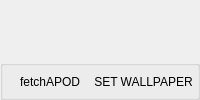
      <widget class="QWidget" name="page_fetchapod">
       <property name="layoutDirection">
        <enum>Qt::LeftToRight</enum>
       </property>
       <layout class="QVBoxLayout" name="verticalLayout">
        <property name="spacing">
         <number>0</number>
        </property>
        <property name="leftMargin">
         <number>0</number>
        </property>
        <property name="topMargin">
         <number>0</number>
        </property>
        <property name="rightMargin">
         <number>0</number>
        </property>
        <property name="bottomMargin">
         <number>0</number>
        </property>
        <item>
         <widget class="QWidget" name="fetch_scene" native="true">
          <property name="sizePolicy">
           <sizepolicy hsizetype="Preferred" vsizetype="Preferred">
            <horstretch>0</horstretch>
            <verstretch>0</verstretch>
           </sizepolicy>
          </property>
          <property name="mouseTracking">
           <bool>false</bool>
          </property>
          <property name="focusPolicy">
           <enum>Qt::StrongFocus</enum>
          </property>
          <property name="toolTipDuration">
           <number>-9999</number>
          </property>
          <property name="layoutDirection">
           <enum>Qt::LeftToRight</enum>
          </property>
          <layout class="QGridLayout" name="gridLayout_11">
           <property name="leftMargin">
            <number>0</number>
           </property>
           <property name="topMargin">
            <number>0</number>
           </property>
           <property name="rightMargin">
            <number>0</number>
           </property>
           <property name="bottomMargin">
            <number>0</number>
           </property>
           <property name="spacing">
            <number>0</number>
           </property>
           <item row="0" column="0">
            <layout class="QGridLayout" name="fetch_grid">
             <property name="spacing">
              <number>0</number>
             </property>
            </layout>
           </item>
          </layout>
         </widget>
        </item>
        <item>
         <widget class="QGroupBox" name="groupBox">
          <property name="sizePolicy">
           <sizepolicy hsizetype="Preferred" vsizetype="Preferred">
            <horstretch>0</horstretch>
            <verstretch>0</verstretch>
           </sizepolicy>
          </property>
          <property name="maximumSize">
           <size>
            <width>16777215</width>
            <height>40</height>
           </size>
          </property>
          <property name="title">
           <string notr="true"/>
          </property>
          <property name="flat">
           <bool>true</bool>
          </property>
          <layout class="QHBoxLayout" name="horizontalLayout_2">
           <property name="spacing">
            <number>0</number>
           </property>
           <property name="leftMargin">
            <number>0</number>
           </property>
           <property name="topMargin">
            <number>0</number>
           </property>
           <property name="rightMargin">
            <number>0</number>
           </property>
           <property name="bottomMargin">
            <number>0</number>
           </property>
           <item>
            <widget class="QLabel" name="fetch_spacer_label">
             <property name="text">
              <string/>
             </property>
            </widget>
           </item>
           <item>
            <widget class="QPushButton" name="fetch_button">
             <property name="sizePolicy">
              <sizepolicy hsizetype="Minimum" vsizetype="Fixed">
               <horstretch>0</horstretch>
               <verstretch>0</verstretch>
              </sizepolicy>
             </property>
             <property name="minimumSize">
              <size>
               <width>0</width>
               <height>25</height>
              </size>
             </property>
             <property name="maximumSize">
              <size>
               <width>16777215</width>
               <height>25</height>
              </size>
             </property>
             <property name="text">
              <string>fetchAPOD</string>
             </property>
             <property name="flat">
              <bool>true</bool>
             </property>
            </widget>
           </item>
           <item>
            <widget class="QPushButton" name="setwallpaper_button">
             <property name="sizePolicy">
              <sizepolicy hsizetype="Minimum" vsizetype="Fixed">
               <horstretch>0</horstretch>
               <verstretch>0</verstretch>
              </sizepolicy>
             </property>
             <property name="minimumSize">
              <size>
               <width>0</width>
               <height>25</height>
              </size>
             </property>
             <property name="maximumSize">
              <size>
               <width>16777215</width>
               <height>25</height>
              </size>
             </property>
             <property name="text">
              <string>SET WALLPAPER</string>
             </property>
             <property name="flat">
              <bool>true</bool>
             </property>
            </widget>
           </item>
          </layout>
         </widget>
        </item>
       </layout>
      </widget>
